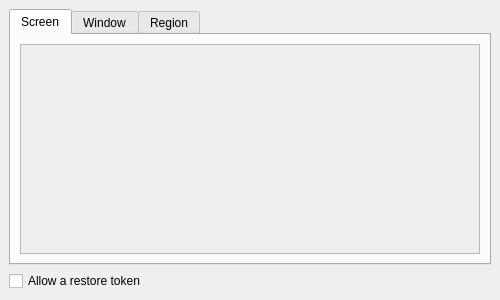
<?xml version="1.0" encoding="UTF-8"?>
<ui version="4.0">
 <class>MainPicker</class>
 <widget class="QMainWindow" name="MainPicker">
  <property name="geometry">
   <rect>
    <x>0</x>
    <y>0</y>
    <width>500</width>
    <height>300</height>
   </rect>
  </property>
  <property name="sizePolicy">
   <sizepolicy hsizetype="Expanding" vsizetype="Expanding">
    <horstretch>0</horstretch>
    <verstretch>0</verstretch>
   </sizepolicy>
  </property>
  <property name="minimumSize">
   <size>
    <width>500</width>
    <height>290</height>
   </size>
  </property>
  <property name="maximumSize">
   <size>
    <width>1280</width>
    <height>800</height>
   </size>
  </property>
  <property name="windowTitle">
   <string>Select what to share</string>
  </property>
  <widget class="QWidget" name="centralwidget">
   <property name="sizePolicy">
    <sizepolicy hsizetype="Expanding" vsizetype="Expanding">
     <horstretch>0</horstretch>
     <verstretch>0</verstretch>
    </sizepolicy>
   </property>
   <property name="minimumSize">
    <size>
     <width>0</width>
     <height>0</height>
    </size>
   </property>
   <property name="maximumSize">
    <size>
     <width>1280</width>
     <height>800</height>
    </size>
   </property>
   <layout class="QVBoxLayout" name="verticalLayout_2">
    <item>
     <layout class="QVBoxLayout" name="verticalLayout">
      <item>
       <widget class="QTabWidget" name="tabWidget">
        <property name="sizePolicy">
         <sizepolicy hsizetype="Expanding" vsizetype="Expanding">
          <horstretch>0</horstretch>
          <verstretch>0</verstretch>
         </sizepolicy>
        </property>
        <property name="minimumSize">
         <size>
          <width>0</width>
          <height>0</height>
         </size>
        </property>
        <property name="maximumSize">
         <size>
          <width>16777215</width>
          <height>16777215</height>
         </size>
        </property>
        <property name="focusPolicy">
         <enum>Qt::StrongFocus</enum>
        </property>
        <property name="toolTip">
         <string/>
        </property>
        <property name="tabPosition">
         <enum>QTabWidget::North</enum>
        </property>
        <property name="currentIndex">
         <number>0</number>
        </property>
        <widget class="QWidget" name="screens">
         <property name="sizePolicy">
          <sizepolicy hsizetype="Expanding" vsizetype="Expanding">
           <horstretch>0</horstretch>
           <verstretch>0</verstretch>
          </sizepolicy>
         </property>
         <property name="layoutDirection">
          <enum>Qt::LeftToRight</enum>
         </property>
         <attribute name="title">
          <string>Screen</string>
         </attribute>
         <layout class="QGridLayout" name="gridLayout_2">
          <item row="0" column="0">
           <widget class="QScrollArea" name="scrollArea">
            <property name="sizePolicy">
             <sizepolicy hsizetype="Expanding" vsizetype="Expanding">
              <horstretch>0</horstretch>
              <verstretch>0</verstretch>
             </sizepolicy>
            </property>
            <property name="focusPolicy">
             <enum>Qt::NoFocus</enum>
            </property>
            <property name="horizontalScrollBarPolicy">
             <enum>Qt::ScrollBarAlwaysOff</enum>
            </property>
            <property name="sizeAdjustPolicy">
             <enum>QAbstractScrollArea::AdjustIgnored</enum>
            </property>
            <property name="widgetResizable">
             <bool>true</bool>
            </property>
            <property name="alignment">
             <set>Qt::AlignLeading|Qt::AlignLeft|Qt::AlignTop</set>
            </property>
            <widget class="QWidget" name="scrollAreaWidgetContents">
             <property name="enabled">
              <bool>true</bool>
             </property>
             <property name="geometry">
              <rect>
               <x>0</x>
               <y>0</y>
               <width>410</width>
               <height>18</height>
              </rect>
             </property>
             <property name="sizePolicy">
              <sizepolicy hsizetype="Ignored" vsizetype="Maximum">
               <horstretch>0</horstretch>
               <verstretch>0</verstretch>
              </sizepolicy>
             </property>
             <property name="minimumSize">
              <size>
               <width>0</width>
               <height>0</height>
              </size>
             </property>
             <property name="maximumSize">
              <size>
               <width>16777215</width>
               <height>16777215</height>
              </size>
             </property>
             <property name="focusPolicy">
              <enum>Qt::NoFocus</enum>
             </property>
             <layout class="QVBoxLayout" name="screensScrollAreaLayout">
              <property name="spacing">
               <number>6</number>
              </property>
              <property name="sizeConstraint">
               <enum>QLayout::SetDefaultConstraint</enum>
              </property>
             </layout>
            </widget>
           </widget>
          </item>
         </layout>
        </widget>
        <widget class="QWidget" name="windows">
         <property name="sizePolicy">
          <sizepolicy hsizetype="Expanding" vsizetype="Expanding">
           <horstretch>0</horstretch>
           <verstretch>0</verstretch>
          </sizepolicy>
         </property>
         <attribute name="title">
          <string>Window</string>
         </attribute>
         <layout class="QGridLayout" name="gridLayout_3">
          <item row="0" column="0">
           <widget class="QScrollArea" name="scrollArea_2">
            <property name="focusPolicy">
             <enum>Qt::NoFocus</enum>
            </property>
            <property name="horizontalScrollBarPolicy">
             <enum>Qt::ScrollBarAlwaysOff</enum>
            </property>
            <property name="widgetResizable">
             <bool>true</bool>
            </property>
            <property name="alignment">
             <set>Qt::AlignLeading|Qt::AlignLeft|Qt::AlignTop</set>
            </property>
            <widget class="QWidget" name="scrollAreaWidgetContents_2">
             <property name="geometry">
              <rect>
               <x>0</x>
               <y>0</y>
               <width>410</width>
               <height>18</height>
              </rect>
             </property>
             <property name="sizePolicy">
              <sizepolicy hsizetype="Ignored" vsizetype="Maximum">
               <horstretch>0</horstretch>
               <verstretch>0</verstretch>
              </sizepolicy>
             </property>
             <property name="minimumSize">
              <size>
               <width>0</width>
               <height>0</height>
              </size>
             </property>
             <property name="focusPolicy">
              <enum>Qt::NoFocus</enum>
             </property>
             <layout class="QVBoxLayout" name="windowsScrollAreaLayout"/>
            </widget>
           </widget>
          </item>
         </layout>
        </widget>
        <widget class="QWidget" name="region">
         <property name="sizePolicy">
          <sizepolicy hsizetype="Expanding" vsizetype="Expanding">
           <horstretch>0</horstretch>
           <verstretch>0</verstretch>
          </sizepolicy>
         </property>
         <property name="maximumSize">
          <size>
           <width>16777215</width>
           <height>16777215</height>
          </size>
         </property>
         <property name="layoutDirection">
          <enum>Qt::LeftToRight</enum>
         </property>
         <property name="autoFillBackground">
          <bool>false</bool>
         </property>
         <attribute name="title">
          <string>Region</string>
         </attribute>
         <layout class="QGridLayout" name="gridLayout">
          <property name="sizeConstraint">
           <enum>QLayout::SetDefaultConstraint</enum>
          </property>
         </layout>
        </widget>
       </widget>
      </item>
      <item>
       <widget class="QCheckBox" name="checkBox">
        <property name="focusPolicy">
         <enum>Qt::ClickFocus</enum>
        </property>
        <property name="toolTip">
         <string>By selecting this, the application will be given a restore token that it can use to skip prompting you next time. 
Only select if you trust the application.</string>
        </property>
        <property name="layoutDirection">
         <enum>Qt::LeftToRight</enum>
        </property>
        <property name="text">
         <string>Allow a restore token</string>
        </property>
       </widget>
      </item>
     </layout>
    </item>
   </layout>
  </widget>
 </widget>
 <tabstops>
  <tabstop>tabWidget</tabstop>
 </tabstops>
 <resources/>
 <connections/>
</ui>
